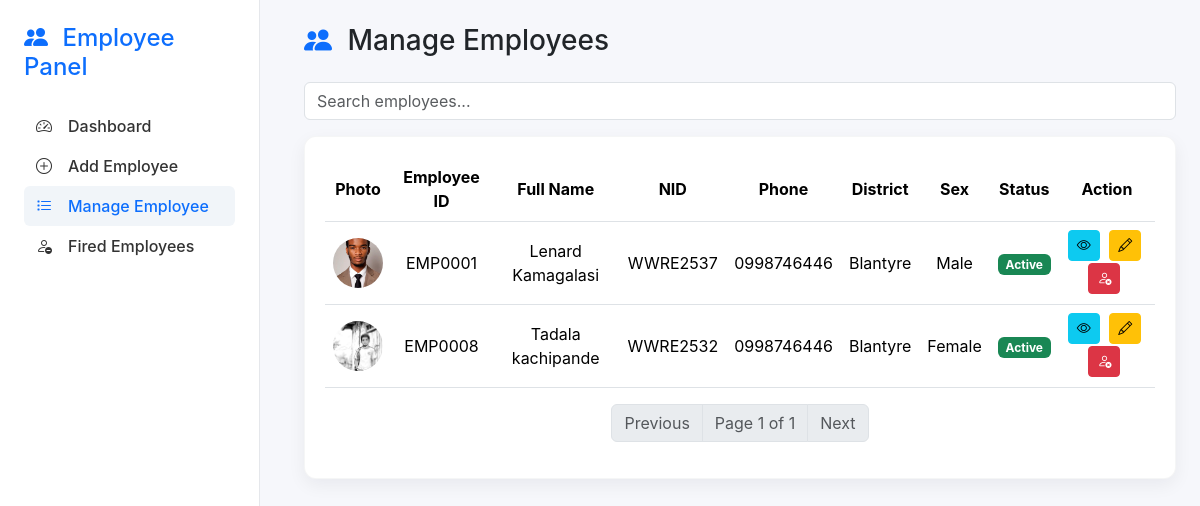
The app's page /goal_project_app/employees/manage_employee.php with its own data.
### tables this page shows
CREATE TABLE `employees` (
  `id` int(11) NOT NULL,
  `employee_id` varchar(50) NOT NULL,
  `full_name` varchar(150) NOT NULL,
  `village` varchar(100) DEFAULT NULL,
  `ta` varchar(100) DEFAULT NULL,
  `gvh` varchar(100) DEFAULT NULL,
  `district` varchar(100) DEFAULT NULL,
  `tribe` varchar(100) DEFAULT NULL,
  `current_town` varchar(100) DEFAULT NULL,
  `dob` date DEFAULT NULL,
  `nid` varchar(50) DEFAULT NULL,
  `phone` varchar(20) DEFAULT NULL,
  `nationality` varchar(50) DEFAULT NULL,
  `photo` varchar(255) DEFAULT NULL,
  `marital_status` enum('Single','Married','Divorced','Widowed') DEFAULT 'Single',
  `sex` enum('Male','Female','Other') NOT NULL,
  `salary` decimal(12,2) DEFAULT 0.00,
  `category_id` int(11) DEFAULT NULL,
  `status` enum('Active','Inactive') DEFAULT 'Active',
  `created_at` timestamp NOT NULL DEFAULT current_timestamp(),
  `updated_at` timestamp NOT NULL DEFAULT current_timestamp() ON UPDATE current_timestamp()
);

### goal_project_app/employees/manage_employee.php (the view, shortened to what this page needs)
<?php
require_once "../config/db.php";
$limit = 12;
$page = isset($_GET['page']) && is_numeric($_GET['page']) ? max(1,(int)$_GET['page']) : 1;
$offset = ($page-1)*$limit;
$totalEmployees = (int)$pdo->query("SELECT COUNT(*) FROM employees WHERE status='active'")->fetchColumn();
$totalPages = $totalEmployees > 0 ? ceil($totalEmployees/$limit) : 1;
$stmt = $pdo->prepare("
    SELECT id, employee_id, full_name, nid, phone, district, sex, status, photo
    FROM employees
    WHERE status='active'
    ORDER BY full_name ASC
    LIMIT :limit OFFSET :offset
");
$stmt->bindValue(':limit',$limit,PDO::PARAM_INT);
$stmt->bindValue(':offset',$offset,PDO::PARAM_INT);
$stmt->execute();
$employees = $stmt->fetchAll(PDO::FETCH_ASSOC);
?>
<!DOCTYPE html>
<html lang="en">
<head>
<link href="https://cdn.jsdelivr.net/npm/bootstrap@5.3.2/dist/css/bootstrap.min.css" rel="stylesheet">
<link href="https://cdn.jsdelivr.net/npm/bootstrap-icons/font/bootstrap-icons.css" rel="stylesheet">
</head>
<body>
<aside class="sidebar d-flex flex-column">
  <h4><i class="bi bi-people-fill me-2"></i> Employee Panel</h4>
  <nav class="nav flex-column">
    <a class="nav-link" href="dashboard.php"><i class="bi bi-speedometer2 me-2"></i> Dashboard</a>
    <a class="nav-link" href="add_employee.php"><i class="bi bi-plus-circle me-2"></i> Add Employee</a>
    <a class="nav-link active" href="manage_employee.php"><i class="bi bi-list-task me-2"></i> Manage Employee</a>
    <a class="nav-link" href="fired_employees.php"><i class="bi bi-person-dash me-2"></i> Fired Employees</a>
  </nav>
</aside>
<main class="content">
  <h3 class="mb-4"><i class="bi bi-people-fill me-2 text-primary"></i> Manage Employees</h3>
  <input id="searchInput" class="form-control mb-3" placeholder="Search employees..." autocomplete="off">
  <div class="card-modern table-responsive">
    <table class="table table-hover align-middle">
      <thead>
        <tr>
          <th>Photo</th>
          <th>Employee ID</th>
          <th>Full Name</th>
          <th>NID</th>
          <th>Phone</th>
          <th>District</th>
          <th>Sex</th>
          <th>Status</th>
          <th>Action</th>
        </tr>
      </thead>
      <tbody id="employeeTable">
        <?php foreach($employees as $e): ?>
        <tr>
          <td>
            <?php if (!empty($e['photo']) && file_exists("../" . $e['photo'])): ?>
              <a href="../<?= htmlspecialchars($e['photo']) ?>" target="_blank">
                <img src="../<?= htmlspecialchars($e['photo']) ?>" class="employee-photo" alt="Photo">
              </a>
            <?php else: ?>
              <i class="bi bi-person-circle text-secondary fs-3"></i>
            <?php endif; ?>
          </td>
          <td><?= htmlspecialchars($e['employee_id']) ?></td>
          <td><?= htmlspecialchars($e['full_name']) ?></td>
          <td><?= htmlspecialchars($e['nid']) ?></td>
          <td><?= htmlspecialchars($e['phone']) ?></td>
          <td><?= htmlspecialchars($e['district']) ?></td>
          <td><?= htmlspecialchars($e['sex']) ?></td>
          <td><span class="badge bg-success">Active</span></td>
          <td class="actions-btns">
            <a href="view_employee.php?id=<?= $e['id'] ?>" class="btn btn-sm btn-info"><i class="bi bi-eye"></i></a>
            <a href="edit_employee.php?id=<?= $e['id'] ?>" class="btn btn-sm btn-warning"><i class="bi bi-pencil"></i></a>
            <a href="fire_employee.php?id=<?= $e['id'] ?>" class="btn btn-sm btn-danger" onclick="return confirm('Fire this employee?');"><i class="bi bi-person-x"></i></a>
          </td>
        </tr>
        <?php endforeach; ?>
      </tbody>
    </table>
    <nav class="mt-3">
      <ul class="pagination justify-content-center">
        <li class="page-item <?= ($page<=1)?'disabled':'' ?>">
          <a class="page-link" href="?page=<?= max(1,$page-1) ?>">Previous</a>
        </li>
        <li class="page-item disabled"><span class="page-link">Page <?= $page ?> of <?= $totalPages ?></span></li>
        <li class="page-item <?= ($page>=$totalPages)?'disabled':'' ?>">
          <a class="page-link" href="?page=<?= min($totalPages,$page+1) ?>">Next</a>
        </li>
      </ul>
    </nav>
  </div>
</main>
</body>
</html>

### goal_project_app/employees/manage_employee.php (style rules this page uses)
body { font-family: 'Inter', sans-serif; background:#f6f7fb; }
.sidebar { width:260px; min-height:100vh; background:#fff; border-right:1px solid #e5e7eb; padding:1.5rem; position:fixed; top:0; left:0; }
.sidebar h4 { color:#0d6efd; margin-bottom:1.5rem; }
.sidebar .nav-link { color:#333; border-radius:6px; padding:.5rem .75rem; font-weight:500; display:flex; align-items:center; gap:8px; }
.sidebar .nav-link.active, .sidebar .nav-link:hover { color:#0d6efd; background:#f1f5f9; }
.content { margin-left:280px; padding:24px; }
.card-modern { background:#fff; border-radius:12px; box-shadow:0 6px 18px rgba(16,24,40,0.06); border:1px solid rgba(16,24,40,0.04); padding:20px; }
.table td, .table th { vertical-align: middle; text-align:center; }
img.employee-photo { width:50px; height:50px; object-fit:cover; border-radius:50%; cursor:pointer; }
.actions-btns a { margin-right:5px; margin-bottom:2px; }

### records on screen
employees: photo (picture), employee "EMP0001", full_name "Lenard Kamagalasi", nid "WWRE2537", phone "0998746446", district "Blantyre", sex "Male"
employees: photo (picture), employee "EMP0008", full_name "Tadala kachipande", nid "WWRE2532", phone "0998746446", district "Blantyre", sex "Female"

### other values on screen
$page "1"
$totalPages "1"
